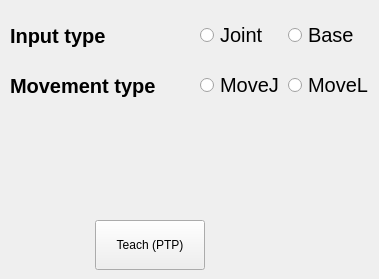
          <widget class="QWidget" name="PTPTab">
            <attribute name="title">
              <string>PTP</string>
            </attribute>

            <!-- Add PTP input value label -->
            <widget class="QLabel" name="PTPInputValue">
              <property name="geometry">
                <rect>
                  <x>10</x>
                  <y>10</y>
                  <width>200</width>
                  <height>51</height>
                </rect>
              </property>
              <property name="font">
                <font>
                  <pointsize>15</pointsize>
                  <bold>true</bold>
                </font>
              </property>
              <property name="text">
                <string>Input type</string>
              </property>
            </widget>

            <!--  -->
            <widget class="QWidget" name="horizontalLayoutWidget_programming1">
              <property name="geometry">
                <rect>
                  <x>200</x>
                  <y>10</y>
                  <width>170</width>
                  <height>51</height>
                </rect>
              </property>
              <layout class="QHBoxLayout" name="FrameChoiceLayout">

                <!-- Joint coordinates -->
                <item>
                  <widget class="QRadioButton" name="JointValues">
                    <property name="font">
                      <font>
                        <pointsize>15</pointsize>
                      </font>
                    </property>
                    <property name="text">
                      <string>Joint</string>
                    </property>
                  </widget>
                </item>

                <!-- TCP coordinates -->
                <item>
                  <widget class="QRadioButton" name="BaseValues">
                    <property name="font">
                      <font>
                        <pointsize>15</pointsize>
                      </font>
                    </property>
                    <property name="text">
                      <string>Base</string>
                    </property>
                  </widget>
                </item>

              </layout>

            </widget>

            <!-- Add PTP movement type label -->
            <widget class="QLabel" name="MovementType">
              <property name="geometry">
                <rect>
                  <x>10</x>
                  <y>60</y>
                  <width>200</width>
                  <height>51</height>
                </rect>
              </property>
              <property name="font">
                <font>
                  <pointsize>15</pointsize>
                  <bold>true</bold>
                </font>
              </property>
              <property name="text">
                <string>Movement type</string>
              </property>
            </widget>

            <!--  -->
            <widget class="QWidget" name="horizontalLayoutWidget_programming2">
              <property name="geometry">
                <rect>
                  <x>200</x>
                  <y>60</y>
                  <width>170</width>
                  <height>51</height>
                </rect>
              </property>
              <layout class="QHBoxLayout" name="FrameChoiceLayout">

                <!-- MoveJ -->
                <item>
                  <widget class="QRadioButton" name="MoveJCommand">
                    <property name="font">
                      <font>
                        <pointsize>15</pointsize>
                      </font>
                    </property>
                    <property name="text">
                      <string>MoveJ</string>
                    </property>
                  </widget>
                </item>

                <!-- MoveL -->
                <item>
                  <widget class="QRadioButton" name="MoveLCommand">
                    <property name="font">
                      <font>
                        <pointsize>15</pointsize>
                      </font>
                    </property>
                    <property name="text">
                      <string>MoveL</string>
                    </property>
                  </widget>
                </item>

              </layout>

            </widget>

            <!-- Programming BUTTON teach (PTP) -->
            <widget class="QPushButton" name="programmingButtonTeachPTP">
              <property name="geometry">
                <rect>
                <x>95</x>
                <y>220</y>
                <width>110</width>
                <height>50</height>
                </rect>
              </property>
              <property name="text">
                <string>Teach (PTP)</string>
              </property>
            </widget>

          </widget>
